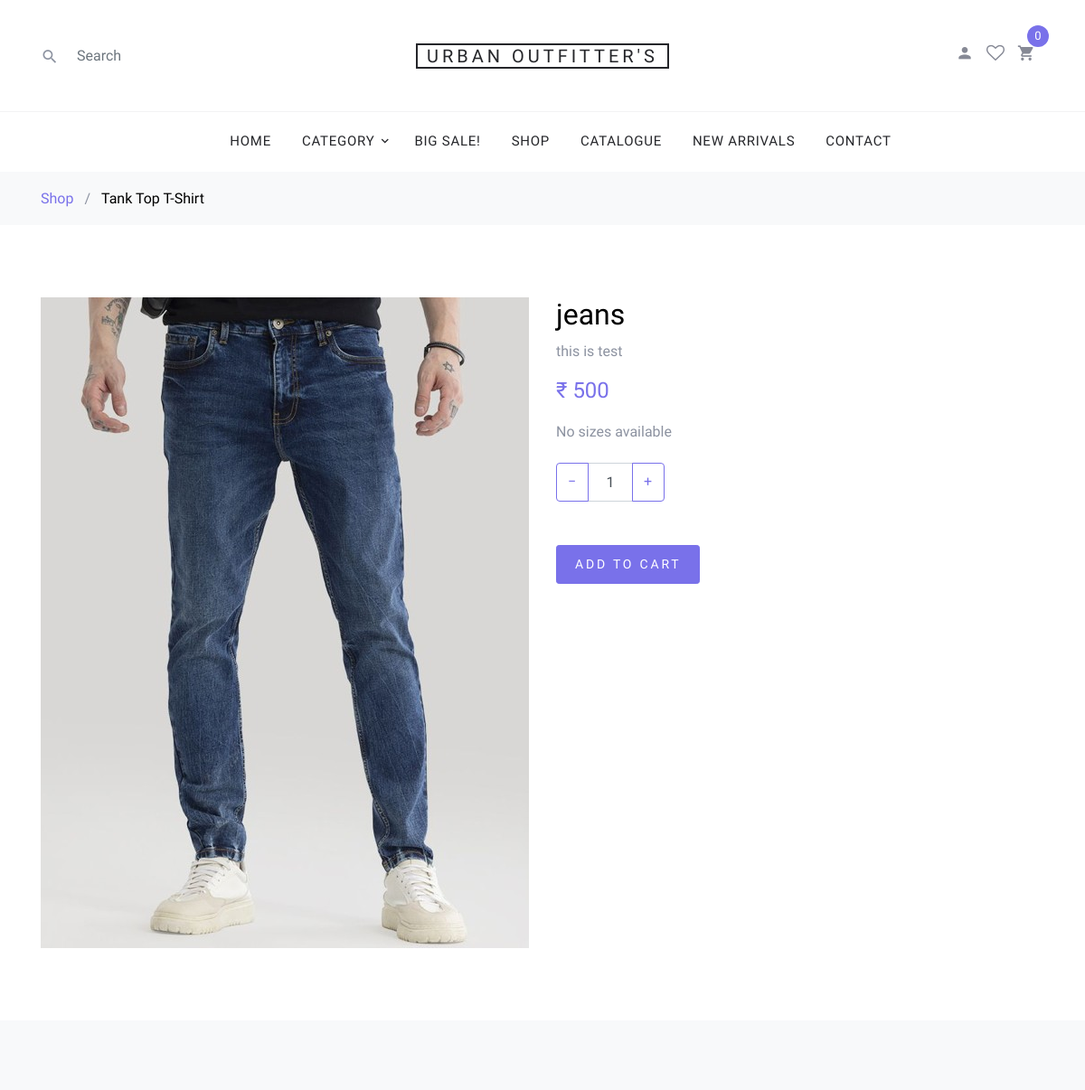
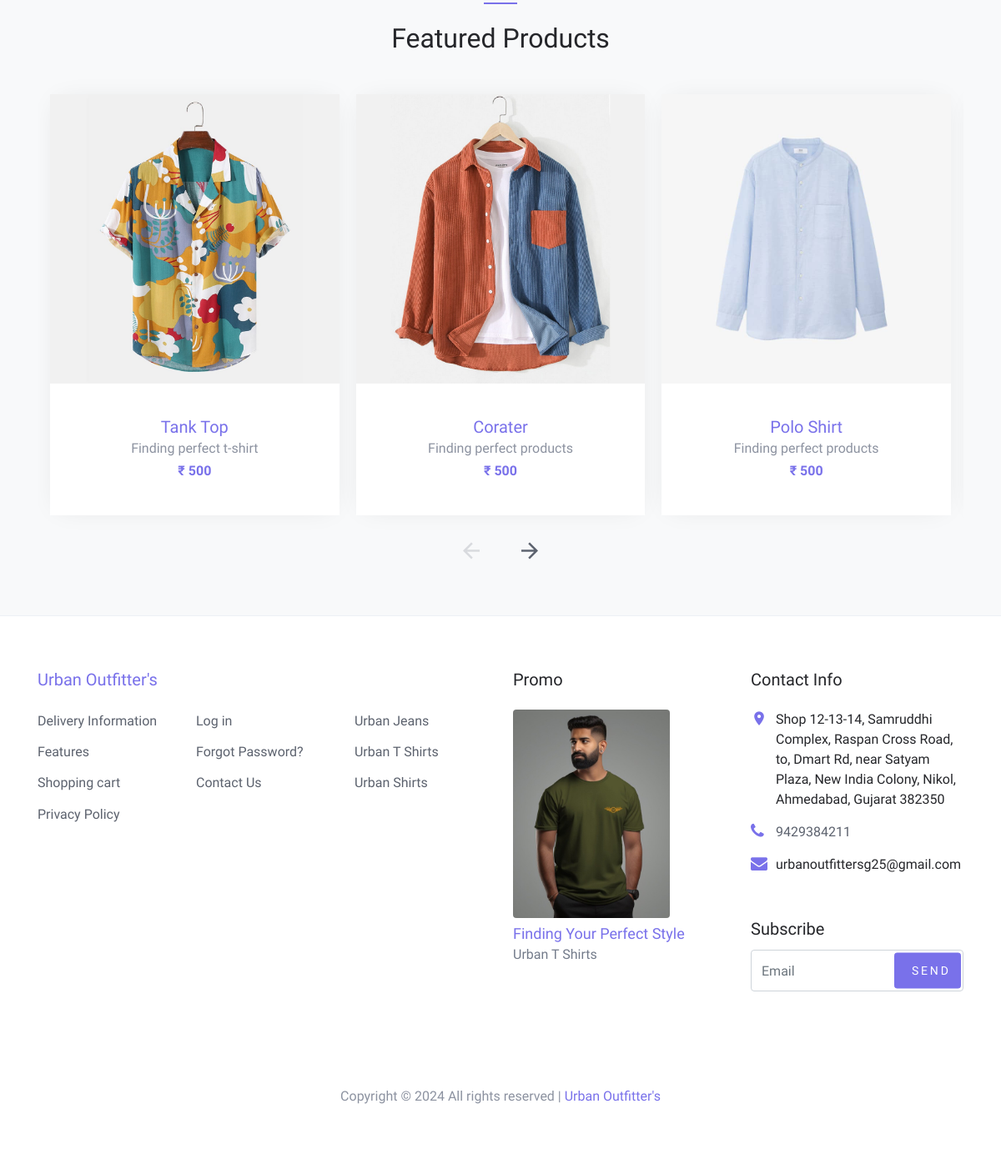
Page /pages/shop_single.php?id=4 on the committed database (2 pictures, top to bottom).
### tables this page shows
CREATE TABLE `products` (
  `product_id` int(4) NOT NULL,
  `sub_category_id` int(5) NOT NULL,
  `product_name` varchar(30) NOT NULL,
  `product_price` int(6) NOT NULL,
  `product_quantity` int(3) NOT NULL,
  `product_description` varchar(255) NOT NULL,
  `product_image` varchar(255) NOT NULL,
  `added_date` date NOT NULL,
  `product_sizes` text DEFAULT NULL,
  `is_deleted` tinyint(1) DEFAULT 0
);

### pages/include/product_details.php (the view, shortened to what this page needs)
<?php
include_once("../connection.php");
if (isset($_GET['id'])) {
    $product_id = $_GET['id'];
    $product_query = "SELECT * FROM `products` WHERE `product_id` = $product_id";
    $result = mysqli_query($conn, $product_query);
    $row = mysqli_fetch_assoc($result);
    $product_image = $row['product_image'];
    $product_name = $row['product_name'];
    $product_price = $row['product_price'];
    $product_description = $row['product_description'];
    $product_sizes = $row['product_sizes'];
    $product_sizes_array = json_decode($product_sizes);
}
?>
<div class="site-section">
    <div class="container">
        <div class="row">
            <div class="col-md-6">
                <img src="../admin/uploaded_images/product/<?php echo $product_image ?>" alt="Product Image" class="img-fluid">
            </div>
            <div class="col-md-6">
                <h2 class="text-black"><?php echo $product_name; ?></h2>
                <p><?php echo $product_description; ?></p>
                <p><strong class="text-primary h4">₹ <?php echo $product_price; ?></strong></p>
                <div class="mb-1 d-flex">
                    <?php if (!empty($product_sizes_array)): ?>
                        <?php foreach ($product_sizes_array as $size): ?>
                            <label class="d-flex mr-3 mb-3">
                                <input type="radio" name="shop-sizes" class="mr-2" value="<?php echo $size; ?>">
                                <span class="d-inline-block text-black"><?php echo $size; ?></span>
                            </label>
                        <?php endforeach; ?>
                    <?php else: ?>
                        <p>No sizes available</p>
                    <?php endif; ?>
                </div>
                <div class="mb-5">
                    <div class="input-group mb-3" style="max-width: 120px;">
                        <div class="input-group-prepend">
                            <button class="btn btn-outline-primary js-btn-minus" type="button">&minus;</button>
                        </div>
                        <input type="text" class="form-control text-center" value="1" placeholder="" aria-label="Quantity" aria-describedby="button-addon1">
                        <div class="input-group-append">
                            <button class="btn btn-outline-primary js-btn-plus" type="button">&plus;</button>
                        </div>
                    </div>
                </div>
                <p><a href="cart.php" class="buy-now btn btn-sm btn-primary">Add To Cart</a></p>
            </div>
        </div>
    </div>
</div>

### styles/style.css (style rules this page uses)
body { line-height: 1.7; color: #8c92a0; font-weight: 300; font-size: 16px; }
a { -webkit-transition: .3s all ease; -o-transition: .3s all ease; transition: .3s all ease; }
.text-black { color: #000; }
.btn { text-transform: uppercase; position: relative; -webkit-transition: 0.2s all ease-in-out !important; -o-transition: 0.2s all ease-in-out !important; transition: 0.2s all ease-in-out !important; top: 0; letter-spacing: .05em; }
.btn.btn-sm { font-size: 14px !important; padding: 10px 20px !important; }
.btn.btn-primary { font-size: 17px; font-weight: 300; letter-spacing: .2em; }
.form-control { height: 43px; }
.site-section { padding: 2.5em 0; }
@media (min-width: 768px) { .site-section { padding: 5em 0; } }

### rows in the picture
products: product_image (picture), product_name "jeans", product_description "this is test", product_price "500"
